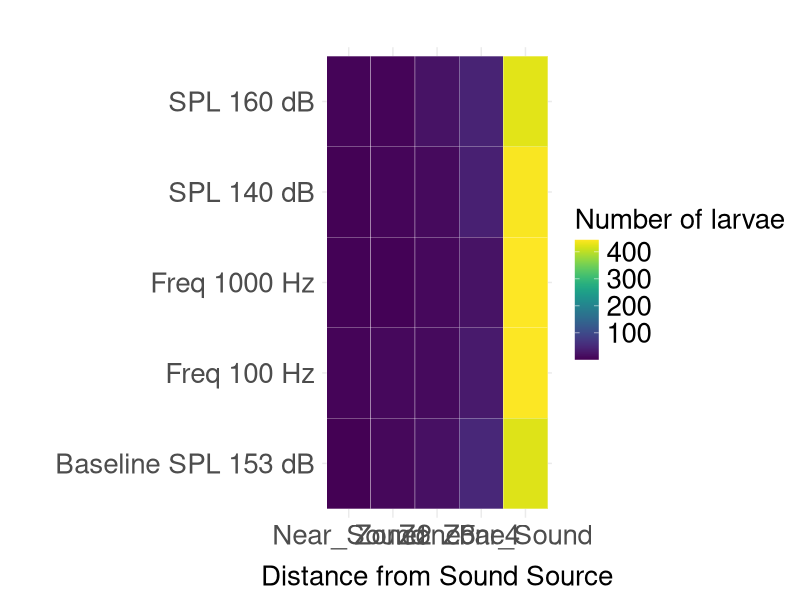

This chart was generated by the following R code:
# Load necessary libraries
library(ggplot2)
library(reshape2)
library(viridis)

# Create the data for sound sensitivity analysis (full distribution)
data_exp3 <- data.frame(
  Near_Sound = c(2, 5, 5, 3, 1),
  Zone2 = c(6, 5, 10, 3, 9),
  Zone3 = c(11, 22, 11, 10, 19),
  Zone4 = c(40, 43, 31, 22, 49),
  Far_Sound = c(441, 425, 443, 444, 422)
)

# Add a column for the actual sound setups (modify these based on your actual test setup)
data_exp3$Sound_Setup <- c("SPL 140 dB", "SPL 160 dB", "Freq 100 Hz", "Freq 1000 Hz", "Baseline SPL 153 dB")

# Melt the data for heatmap
data_melt_exp3 <- melt(data_exp3, id.vars = "Sound_Setup")

# Create heatmap with viridis palette and the modified axes
ggplot(data_melt_exp3, aes(x = variable, y = Sound_Setup, fill = value)) +
  geom_tile(color = "white") +
  scale_fill_viridis(option = "D", direction = 1, name = "Number of larvae") +
  labs(title = "",
       x = "Distance from Sound Source", y = "") +
  theme_minimal() +
  theme(
    text = element_text(size = 20),
    axis.title = element_text(size = 20),
    axis.text = element_text(size = 20),
    legend.title = element_text(size = 20),
    legend.text = element_text(size = 20),
    axis.title.y = element_text(margin = margin(r = 15), size = 20),
    axis.title.x = element_text(margin = margin(t = 10), size = 20)
  )
